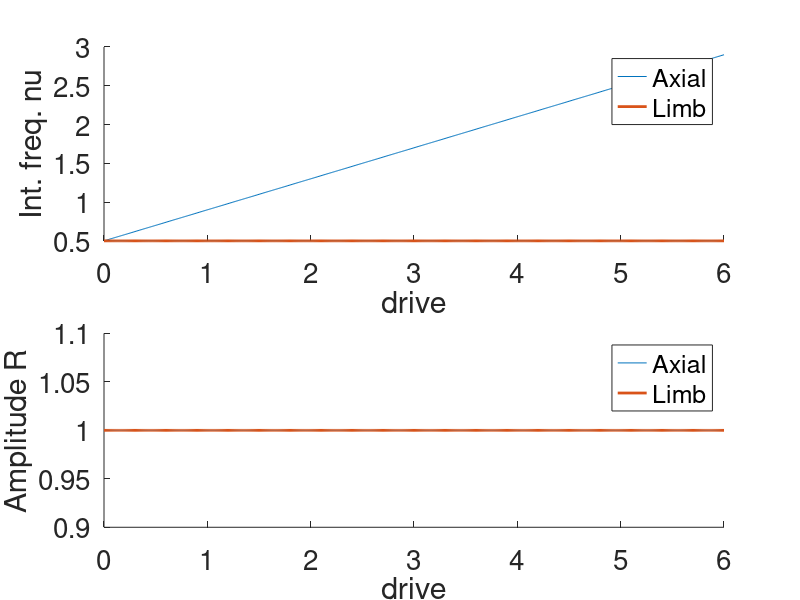

MATLAB code for this plot:
function plot_saturation_function

% plot the saturation function. Make sure
% to use the same values as in salam_cpg_oscil

dr=[0: 0.01: 6];
% [nu_axis, R_axis] = saturation_function(dr, ...
%     1, 5, ...         % d_low, d_high
%     0.2, 0.3, ...     % c_nu_1, c_nu_0
%     0.065, 1.196, ... % c_R_1, c_R_0
%     0, 0);            % nu_sat, R_sat
% 
% [nu_limbs, R_limbs] = saturation_function(dr, ...
%     1, 3, ...         % d_low, d_high
%     0.2, 0, ...       % c_nu_1, c_nu_0
%     0.131, 1.131, ... % c_R_1, c_R_0
%     0, 0);    
[nu_axis, R_axis] = saturation_function(dr, ...
    0, 6, ...         % d_low, d_high
    0.4, 0.5, ...     % c_nu_1, c_nu_0
    0, 1, ... % c_R_1, c_R_0
    0, 0);            % nu_sat, R_sat

[nu_limbs, R_limbs] = saturation_function(dr, ...
    0, 6, ...         % d_low, d_high
    0, 0.5, ...       % c_nu_1, c_nu_0
    0, 1, ... % c_R_1, c_R_0
    0, 0);            % nu_sat, R_sat

% Make figure with given title
figure('name', 'Saturation function');
clf;

subplot(211)

subplot(2,1,1);
set(gca,'FontSize',20)
hold on
plot(dr,nu_axis,dr,nu_limbs,'LineWidth',2)
legend('Axial','Limb')
xlabel('drive'); ylabel('Int. freq. nu');
subplot(2,1,2);
set(gca,'FontSize',20)
hold on
plot(dr,R_axis,dr,R_limbs,'LineWidth',2)
legend('Axial','Limb')
xlabel('drive'); ylabel('Amplitude R');
print -dpng saturation_function.png


function [nu, R] = saturation_function(d, d_low, d_high, c_nu_1, c_nu_0, c_R_1, c_R_0, nu_sat, R_sat)
% Make output vectors of same size as input 'd', initialized with saturated values
nu = nu_sat * ones(size(d));
R = R_sat * ones(size(d));

% Prepare boolean flags marking non-saturating drives
non_saturated = d_low <= d & d <= d_high;

% Calculate non saturated values
nu(non_saturated) = c_nu_1 * d(non_saturated) + c_nu_0;
R(non_saturated) = c_R_1 * d(non_saturated) + c_R_0;
